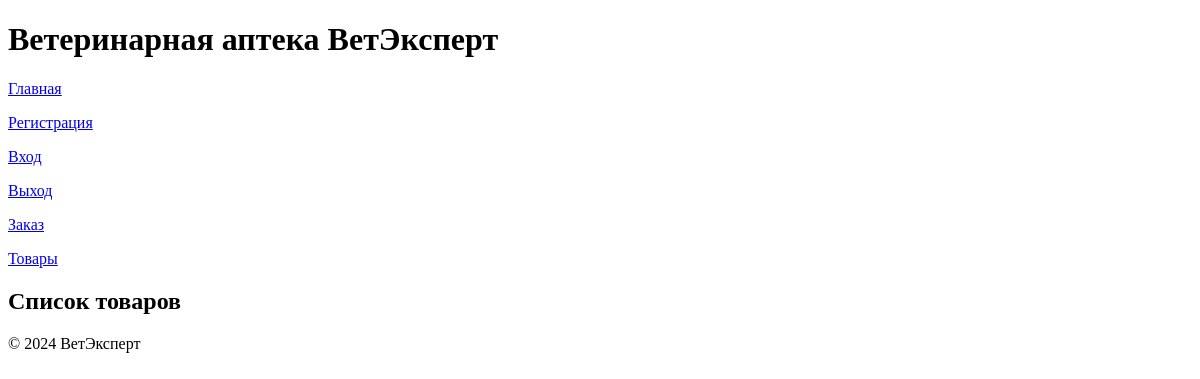
/product/, run on an earlier commit of the app's database.
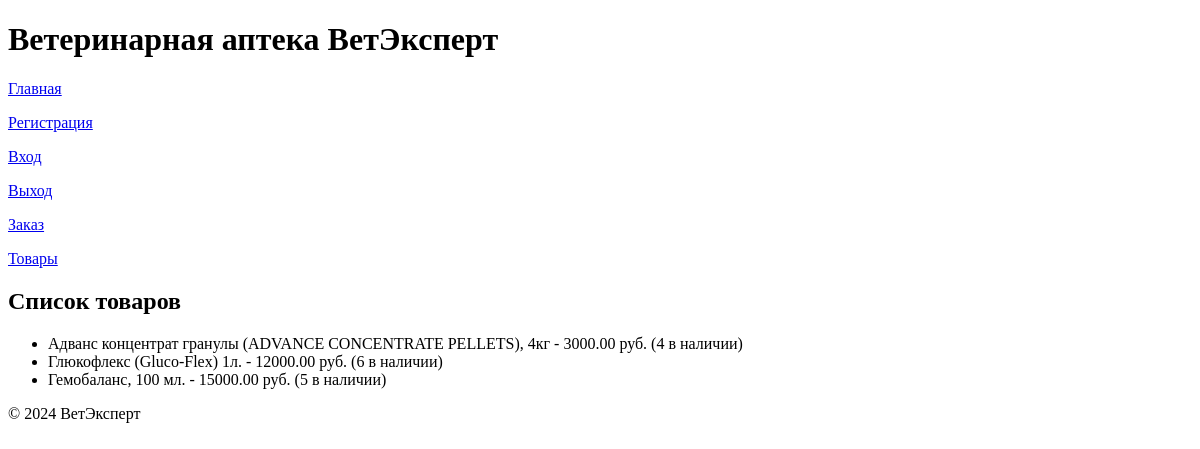
And on a later commit of the database.
### vetap/models.py (models this page shows, shortened)
class Product(models.Model):
    name = models.CharField(max_length=255)
    description = models.TextField()
    price = models.DecimalField(max_digits=10, decimal_places=2)
    quantity = models.PositiveIntegerField(default=0)  # Количество на складе

### vetap/views.py (the view)
# urls.py: path('product/', product, name='product'),
def product(request):
    products = Product.objects.all()
    return render(request, 'vetapp/product.html', {'products': products})

### templates/vetapp/product.html
{% extends 'vetapp/base.html' %}
{% block content %}
<h2>Список товаров</h2>
<ul>
    {% for product in products %}
        <li>{{ product.name }} - {{ product.price }} руб. ({{ product.quantity }} в наличии)</li>
    {% endfor %}
</ul>
{% endblock %}

### templates/vetapp/base.html (shortened to what this page needs)
<!DOCTYPE html>
<html lang="ru">
<head>
</head>
<body>
    <header>
        <h1>Ветеринарная аптека ВетЭксперт</h1>
        <nav>
            <p><a href="{% url 'main' %}">Главная</a></p>
            <p><a href="{% url 'register' %}">Регистрация</a></p>
            <p><a href="{% url 'login' %}">Вход</a></p>
             <a href="{% url 'logout' %}">Выход</a>
            <p><a href="{% url 'order' %}">Заказ</a></p>
            <p><a href="{% url 'product' %}">Товары</a></p>
        </nav>
    </header>
    <main>
        {% block content %}{% endblock %}
    </main>
    <footer>
        <p>© 2024 ВетЭксперт</p>
    </footer>
</body>
</html>

What changed in the data, as far as the page shows it:
added Product: name "Адванс концентрат гранулы (ADVANCE CONCENTRATE PELLETS), 4кг", price "3000.00", quantity "4"
added Product: name "Глюкофлекс (Gluco-Flex) 1л.", price "12000.00", quantity "6"
added Product: name "Гемобаланс, 100 мл.", price "15000.00", quantity "5"
